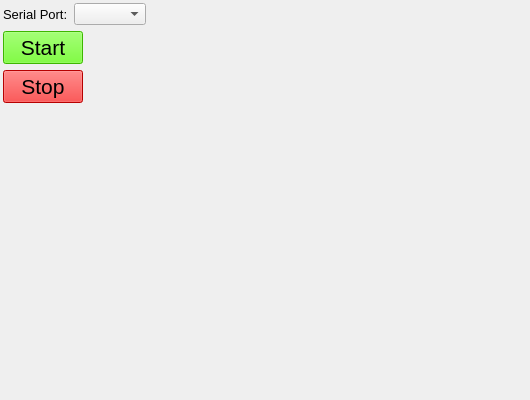
<?xml version="1.0" encoding="UTF-8"?>
<ui version="4.0">
 <class>MainWindow</class>
 <widget class="QWidget" name="MainWindow">
  <property name="geometry">
   <rect>
    <x>0</x>
    <y>0</y>
    <width>530</width>
    <height>400</height>
   </rect>
  </property>
  <property name="windowTitle">
   <string>MainWindow</string>
  </property>
  <layout class="QVBoxLayout" name="verticalLayout_2">
   <property name="leftMargin">
    <number>3</number>
   </property>
   <property name="topMargin">
    <number>3</number>
   </property>
   <property name="rightMargin">
    <number>3</number>
   </property>
   <property name="bottomMargin">
    <number>3</number>
   </property>
   <item>
    <layout class="QHBoxLayout" name="horizontalLayout">
     <item>
      <widget class="QLabel" name="label">
       <property name="font">
        <font>
         <pointsize>10</pointsize>
        </font>
       </property>
       <property name="text">
        <string>Serial Port:</string>
       </property>
      </widget>
     </item>
     <item>
      <widget class="QComboBox" name="cbSerialPorts"/>
     </item>
     <item>
      <spacer name="horizontalSpacer">
       <property name="orientation">
        <enum>Qt::Horizontal</enum>
       </property>
       <property name="sizeHint" stdset="0">
        <size>
         <width>40</width>
         <height>20</height>
        </size>
       </property>
      </spacer>
     </item>
    </layout>
   </item>
   <item>
    <layout class="QHBoxLayout" name="horizontalLayout_2">
     <item>
      <layout class="QVBoxLayout" name="verticalLayout">
       <item>
        <widget class="QPushButton" name="pbStart">
         <property name="font">
          <font>
           <pointsize>16</pointsize>
          </font>
         </property>
         <property name="styleSheet">
          <string notr="true">background-color: rgb(85, 255, 0);</string>
         </property>
         <property name="text">
          <string>Start</string>
         </property>
        </widget>
       </item>
       <item>
        <widget class="QPushButton" name="pbStop">
         <property name="font">
          <font>
           <pointsize>16</pointsize>
          </font>
         </property>
         <property name="styleSheet">
          <string notr="true">background-color: rgb(255, 0, 0);</string>
         </property>
         <property name="text">
          <string>Stop</string>
         </property>
        </widget>
       </item>
       <item>
        <spacer name="verticalSpacer_2">
         <property name="orientation">
          <enum>Qt::Vertical</enum>
         </property>
         <property name="sizeType">
          <enum>QSizePolicy::Expanding</enum>
         </property>
         <property name="sizeHint" stdset="0">
          <size>
           <width>20</width>
           <height>40</height>
          </size>
         </property>
        </spacer>
       </item>
      </layout>
     </item>
     <item>
      <spacer name="horizontalSpacer_2">
       <property name="orientation">
        <enum>Qt::Horizontal</enum>
       </property>
       <property name="sizeHint" stdset="0">
        <size>
         <width>40</width>
         <height>20</height>
        </size>
       </property>
      </spacer>
     </item>
    </layout>
   </item>
  </layout>
 </widget>
 <resources/>
 <connections/>
</ui>
